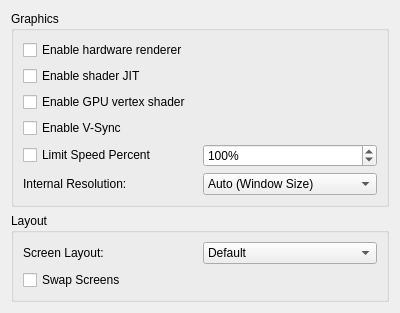
<?xml version="1.0" encoding="UTF-8"?>
<ui version="4.0">
 <class>ConfigureGraphics</class>
 <widget class="QWidget" name="ConfigureGraphics">
  <property name="geometry">
   <rect>
    <x>0</x>
    <y>0</y>
    <width>400</width>
    <height>300</height>
   </rect>
  </property>
  <property name="windowTitle">
   <string>Form</string>
  </property>
  <layout class="QVBoxLayout" name="verticalLayout">
   <item>
    <layout class="QVBoxLayout" name="verticalLayout_3">
     <item>
      <widget class="QGroupBox" name="groupBox">
       <property name="title">
        <string>Graphics</string>
       </property>
       <layout class="QVBoxLayout" name="verticalLayout_2">
        <item>
         <widget class="QCheckBox" name="toggle_hw_renderer">
          <property name="text">
           <string>Enable hardware renderer</string>
          </property>
         </widget>
        </item>
        <item>
         <widget class="QCheckBox" name="toggle_shader_jit">
          <property name="text">
           <string>Enable shader JIT</string>
          </property>
         </widget>
        </item>
        <item>
         <widget class="QCheckBox" name="toggle_gpu_vertex_shader">
          <property name="text">
           <string>Enable GPU vertex shader</string>
          </property>
         </widget>
        </item>
        <item>
         <widget class="QCheckBox" name="toggle_vsync">
          <property name="text">
           <string>Enable V-Sync</string>
          </property>
         </widget>
        </item>
        <item>
         <layout class="QHBoxLayout" name="horizontalLayout_2">
          <item>
           <widget class="QCheckBox" name="toggle_frame_limit">
            <property name="text">
             <string>Limit Speed Percent</string>
            </property>
           </widget>
          </item>
          <item>
           <widget class="QSpinBox" name="frame_limit">
            <property name="suffix">
             <string>%</string>
            </property>
            <property name="minimum">
             <number>1</number>
            </property>
            <property name="maximum">
             <number>9999</number>
            </property>
            <property name="value">
             <number>100</number>
            </property>
           </widget>
          </item>
         </layout>
        </item>
        <item>
         <layout class="QHBoxLayout" name="horizontalLayout">
          <item>
           <widget class="QLabel" name="label">
            <property name="text">
             <string>Internal Resolution:</string>
            </property>
           </widget>
          </item>
          <item>
           <widget class="QComboBox" name="resolution_factor_combobox">
            <item>
             <property name="text">
              <string>Auto (Window Size)</string>
             </property>
            </item>
            <item>
             <property name="text">
              <string>Native (400x240)</string>
             </property>
            </item>
            <item>
             <property name="text">
              <string>2x Native (800x480)</string>
             </property>
            </item>
            <item>
             <property name="text">
              <string>3x Native (1200x720)</string>
             </property>
            </item>
            <item>
             <property name="text">
              <string>4x Native (1600x960)</string>
             </property>
            </item>
            <item>
             <property name="text">
              <string>5x Native (2000x1200)</string>
             </property>
            </item>
            <item>
             <property name="text">
              <string>6x Native (2400x1440)</string>
             </property>
            </item>
            <item>
             <property name="text">
              <string>7x Native (2800x1680)</string>
             </property>
            </item>
            <item>
             <property name="text">
              <string>8x Native (3200x1920)</string>
             </property>
            </item>
            <item>
             <property name="text">
              <string>9x Native (3600x2160)</string>
             </property>
            </item>
            <item>
             <property name="text">
              <string>10x Native (4000x2400)</string>
             </property>
            </item>
           </widget>
          </item>
         </layout>
        </item>
       </layout>
      </widget>
     </item>
    </layout>
   </item>
   <item>
    <widget class="QGroupBox" name="layoutBox">
     <property name="title">
      <string>Layout</string>
     </property>
     <layout class="QHBoxLayout" name="horizontalLayout_3">
      <item>
       <layout class="QVBoxLayout" name="verticalLayout_4">
        <item>
         <layout class="QHBoxLayout" name="horizontalLayout_4">
          <item>
           <widget class="QLabel" name="label1">
            <property name="text">
             <string>Screen Layout:</string>
            </property>
           </widget>
          </item>
          <item>
           <widget class="QComboBox" name="layout_combobox">
            <item>
             <property name="text">
              <string>Default</string>
             </property>
            </item>
            <item>
             <property name="text">
              <string>Single Screen</string>
             </property>
            </item>
            <item>
             <property name="text">
              <string>Large Screen</string>
             </property>
            </item>
            <item>
             <property name="text">
              <string>Side by Side</string>
             </property>
            </item>
           </widget>
          </item>
         </layout>
        </item>
        <item>
         <widget class="QCheckBox" name="swap_screen">
          <property name="text">
           <string>Swap Screens</string>
          </property>
         </widget>
        </item>
       </layout>
      </item>
     </layout>
    </widget>
   </item>
   <item>
    <spacer name="verticalSpacer">
     <property name="orientation">
      <enum>Qt::Vertical</enum>
     </property>
     <property name="sizeHint" stdset="0">
      <size>
       <width>20</width>
       <height>40</height>
      </size>
     </property>
    </spacer>
   </item>
  </layout>
 </widget>
 <resources/>
 <connections>
  <connection>
   <sender>toggle_hw_renderer</sender>
   <signal>toggled(bool)</signal>
   <receiver>resolution_factor_combobox</receiver>
   <slot>setEnabled(bool)</slot>
  </connection>
 </connections>
</ui>
